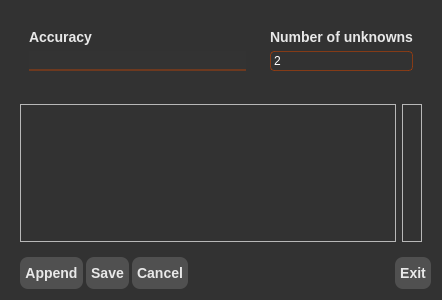
<?xml version="1.0" encoding="UTF-8"?>
<ui version="4.0">
 <class>PackCreate</class>
 <widget class="QDialog" name="PackCreate">
  <property name="geometry">
   <rect>
    <x>0</x>
    <y>0</y>
    <width>442</width>
    <height>300</height>
   </rect>
  </property>
  <property name="windowTitle">
   <string>Create pack window </string>
  </property>
  <property name="styleSheet">
   <string notr="true">QMenu{
background-color:   rgb(50, 50, 50);
color: white;
font-family: &quot;Georgia&quot;;
font-weight: bold;
font-size: 14px;
}
QMenu::item:disabled{
background-color: rgb(147, 147, 147);
color: rgb(90, 90, 90);
}

QMenu::item:disabled:selected{
background-color:  rgb(147, 147, 147);
}



QMenu::item:selected  {
background-color: rgb(198, 66, 0);
}

QMenu::separator {
height: 0px;
}


#PackCreate{
background-color: rgb(50, 50, 50);
}

QLabel{
text-align: center;
font-family: &quot;Georgia&quot;;
font-weight: bold;
font-size: 14px;
color: rgb(232, 232, 232);
}

QPushButton{
background-color: rgb(80, 80, 80);
border-radius: 8px;
padding:8px  5px;
text-align: center;
font-family: &quot;Georgia&quot;;
font-weight: bold;
font-size: 14px;
color: rgb(232, 232, 232);
}

QPushButton:hover{
background-color: rgb(198, 66, 0);
}

QLineEdit{
background-color: rgb(51, 51, 51);
border:none;
border-bottom: 2px solid  rgba(198, 66, 0,100);
font-family: &quot;Georgia&quot;;
font-size: 14px;
color: rgb(232, 232, 232);
}

QSpinBox{
border: 1px solid rgba(198, 66, 0,140);
background-color: rgb(50, 50, 50);
border-radius: 4px;
padding: 1px;
color:white;
}

QSpinBox::down-arrow{
image: url(:/Icons/Icons/ComboBoxArrowDown.svg);
width:14px;
height:14px;
}

QSpinBox::down-button {
width: 14px;
border-width: 1px;
border-top-width: 0;
}

QSpinBox::up-button {
width: 14px;
border-width: 1px;
border-top-width: 0;
}

QSpinBox::up-arrow{
image: url(:/Icons/Icons/ComboBoxArrowDownOn.svg);
width:14px;
height:14px;
}

</string>
  </property>
  <layout class="QVBoxLayout" name="verticalLayout">
   <item>
    <widget class="QWidget" name="widget_4" native="true">
     <layout class="QHBoxLayout" name="horizontalLayout_3">
      <item>
       <widget class="QWidget" name="widget" native="true">
        <layout class="QVBoxLayout" name="verticalLayout_2">
         <item>
          <widget class="QLabel" name="label_2">
           <property name="text">
            <string>Accuracy</string>
           </property>
          </widget>
         </item>
         <item>
          <widget class="QLineEdit" name="ApproximateLine">
           <property name="maxLength">
            <number>8</number>
           </property>
          </widget>
         </item>
        </layout>
       </widget>
      </item>
      <item>
       <widget class="QWidget" name="widget_5" native="true">
        <layout class="QVBoxLayout" name="verticalLayout_4">
         <item>
          <widget class="QLabel" name="label">
           <property name="text">
            <string>Number of unknowns</string>
           </property>
          </widget>
         </item>
         <item>
          <widget class="QSpinBox" name="spinUknownBox">
           <property name="minimum">
            <number>2</number>
           </property>
           <property name="maximum">
            <number>5</number>
           </property>
          </widget>
         </item>
        </layout>
       </widget>
      </item>
     </layout>
    </widget>
   </item>
   <item>
    <widget class="QWidget" name="widget_2" native="true">
     <property name="sizePolicy">
      <sizepolicy hsizetype="Preferred" vsizetype="Expanding">
       <horstretch>0</horstretch>
       <verstretch>0</verstretch>
      </sizepolicy>
     </property>
     <layout class="QHBoxLayout" name="horizontalLayout">
      <item>
       <widget class="QFrame" name="frame_5">
        <property name="sizePolicy">
         <sizepolicy hsizetype="Expanding" vsizetype="Preferred">
          <horstretch>0</horstretch>
          <verstretch>0</verstretch>
         </sizepolicy>
        </property>
        <property name="frameShape">
         <enum>QFrame::StyledPanel</enum>
        </property>
        <property name="frameShadow">
         <enum>QFrame::Raised</enum>
        </property>
        <layout class="QVBoxLayout" name="verticalLayout_19">
         <item>
          <layout class="QFormLayout" name="EquationLayout"/>
         </item>
        </layout>
       </widget>
      </item>
      <item alignment="Qt::AlignRight">
       <widget class="QFrame" name="frame_6">
        <property name="frameShape">
         <enum>QFrame::StyledPanel</enum>
        </property>
        <property name="frameShadow">
         <enum>QFrame::Raised</enum>
        </property>
        <layout class="QVBoxLayout" name="verticalLayout_20">
         <item>
          <layout class="QFormLayout" name="ApproximationLayout">
           <property name="sizeConstraint">
            <enum>QLayout::SetDefaultConstraint</enum>
           </property>
           <property name="formAlignment">
            <set>Qt::AlignLeading|Qt::AlignLeft|Qt::AlignTop</set>
           </property>
           <property name="horizontalSpacing">
            <number>6</number>
           </property>
           <property name="verticalSpacing">
            <number>6</number>
           </property>
           <property name="leftMargin">
            <number>0</number>
           </property>
          </layout>
         </item>
        </layout>
       </widget>
      </item>
     </layout>
    </widget>
   </item>
   <item>
    <widget class="QWidget" name="widget_3" native="true">
     <layout class="QHBoxLayout" name="horizontalLayout_2">
      <property name="spacing">
       <number>3</number>
      </property>
      <property name="leftMargin">
       <number>9</number>
      </property>
      <property name="topMargin">
       <number>0</number>
      </property>
      <property name="rightMargin">
       <number>0</number>
      </property>
      <property name="bottomMargin">
       <number>0</number>
      </property>
      <item alignment="Qt::AlignLeft">
       <widget class="QPushButton" name="AddButton">
        <property name="sizePolicy">
         <sizepolicy hsizetype="Preferred" vsizetype="Fixed">
          <horstretch>0</horstretch>
          <verstretch>0</verstretch>
         </sizepolicy>
        </property>
        <property name="text">
         <string>Append</string>
        </property>
       </widget>
      </item>
      <item>
       <widget class="QPushButton" name="SaveButton">
        <property name="text">
         <string>Save</string>
        </property>
       </widget>
      </item>
      <item alignment="Qt::AlignLeft">
       <widget class="QPushButton" name="BackButton">
        <property name="sizePolicy">
         <sizepolicy hsizetype="Expanding" vsizetype="Fixed">
          <horstretch>0</horstretch>
          <verstretch>0</verstretch>
         </sizepolicy>
        </property>
        <property name="text">
         <string>Cancel</string>
        </property>
       </widget>
      </item>
      <item>
       <spacer name="horizontalSpacer">
        <property name="orientation">
         <enum>Qt::Horizontal</enum>
        </property>
        <property name="sizeHint" stdset="0">
         <size>
          <width>40</width>
          <height>20</height>
         </size>
        </property>
       </spacer>
      </item>
      <item alignment="Qt::AlignRight">
       <widget class="QPushButton" name="ExitButton">
        <property name="sizePolicy">
         <sizepolicy hsizetype="Preferred" vsizetype="Fixed">
          <horstretch>0</horstretch>
          <verstretch>0</verstretch>
         </sizepolicy>
        </property>
        <property name="text">
         <string>Exit</string>
        </property>
       </widget>
      </item>
     </layout>
    </widget>
   </item>
  </layout>
 </widget>
 <resources/>
 <connections/>
</ui>
